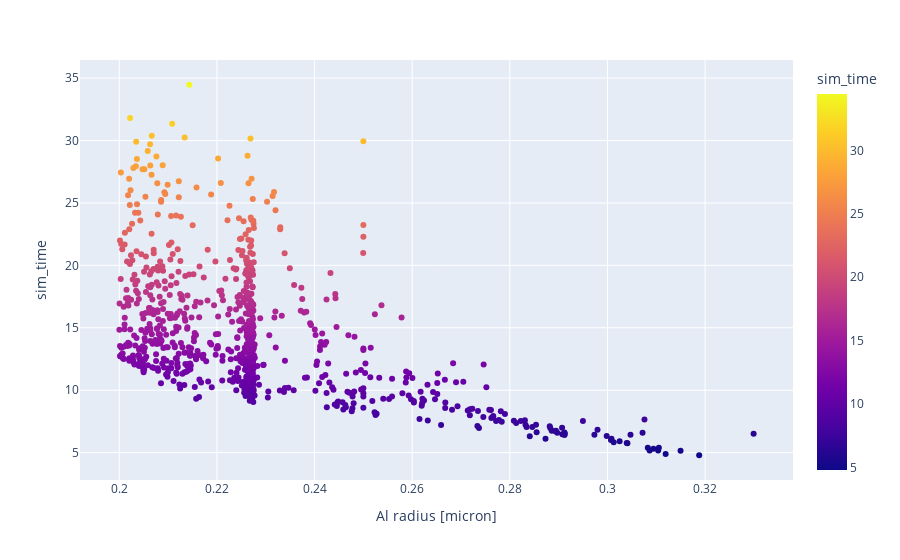

Notebook source saved alongside this figure:
### Code cell
fig = px.scatter(interest_df, x="Al radius [micron]", y="sim_time",  color="sim_time")
fig.show()

### Figure 1 — Plotly figure (JSON) as saved in the notebook; plotly's stock layout.template omitted (floating-point values rounded to 4 significant figures; data arrays with more than 128 entries replaced by an {"elided": "..."} marker saying what was removed)
{"data": [{"hovertemplate": "Al radius [micron]=%{x}<br>sim_time=%{marker.color}<extra></extra>", "legendgroup": "", "marker": {"color": {"elided": "839 float values"}, "coloraxis": "coloraxis", "symbol": "circle"}, "mode": "markers", "name": "", "orientation": "v", "showlegend": false, "type": "scatter", "x": {"elided": "839 float values"}, "xaxis": "x", "y": {"elided": "839 float values"}, "yaxis": "y"}], "layout": {"coloraxis": {"colorbar": {"title": {"text": "sim_time"}}, "colorscale": [[0, "#0d0887"], [0.1111, "#46039f"], [0.2222, "#7201a8"], [0.3333, "#9c179e"], [0.4444, "#bd3786"], [0.5556, "#d8576b"], [0.6667, "#ed7953"], [0.7778, "#fb9f3a"], [0.8889, "#fdca26"], [1, "#f0f921"]]}, "legend": {"tracegroupgap": 0}, "margin": {"t": 60}, "xaxis": {"anchor": "y", "domain": [0, 1], "title": {"text": "Al radius [micron]"}}, "yaxis": {"anchor": "x", "domain": [0, 1], "title": {"text": "sim_time"}}}}
